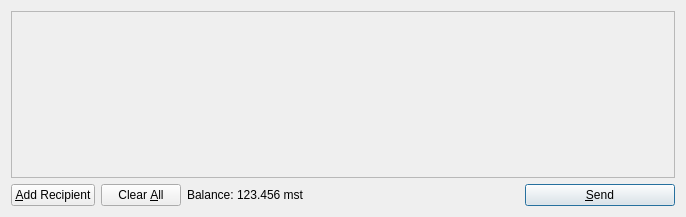
<?xml version="1.0" encoding="UTF-8"?>
<ui version="4.0">
 <class>SendCoinsDialog</class>
 <widget class="QDialog" name="SendCoinsDialog">
  <property name="geometry">
   <rect>
    <x>0</x>
    <y>0</y>
    <width>686</width>
    <height>217</height>
   </rect>
  </property>
  <property name="windowTitle">
   <string>Send Coins</string>
  </property>
  <layout class="QVBoxLayout" name="verticalLayout">
   <item>
    <widget class="QScrollArea" name="scrollArea">
     <property name="widgetResizable">
      <bool>true</bool>
     </property>
     <widget class="QWidget" name="scrollAreaWidgetContents">
      <property name="geometry">
       <rect>
        <x>0</x>
        <y>0</y>
        <width>666</width>
        <height>165</height>
       </rect>
      </property>
      <layout class="QVBoxLayout" name="verticalLayout_2">
       <property name="margin">
        <number>0</number>
       </property>
       <item>
        <layout class="QVBoxLayout" name="entries">
         <property name="spacing">
          <number>6</number>
         </property>
        </layout>
       </item>
       <item>
        <spacer name="verticalSpacer">
         <property name="orientation">
          <enum>Qt::Vertical</enum>
         </property>
         <property name="sizeHint" stdset="0">
          <size>
           <width>20</width>
           <height>40</height>
          </size>
         </property>
        </spacer>
       </item>
      </layout>
     </widget>
    </widget>
   </item>
   <item>
    <layout class="QHBoxLayout" name="horizontalLayout">
     <item>
      <widget class="QPushButton" name="addButton">
       <property name="toolTip">
        <string>Send to multiple recipients at once</string>
       </property>
       <property name="text">
        <string>&amp;Add Recipient</string>
       </property>
       <property name="icon">
        <iconset resource="../bitcoin.qrc">
         <normaloff>:/icons/add</normaloff>:/icons/add</iconset>
       </property>
       <property name="autoDefault">
        <bool>false</bool>
       </property>
      </widget>
     </item>
     <item>
      <widget class="QPushButton" name="clearButton">
       <property name="sizePolicy">
        <sizepolicy hsizetype="Minimum" vsizetype="Fixed">
         <horstretch>0</horstretch>
         <verstretch>0</verstretch>
        </sizepolicy>
       </property>
       <property name="toolTip">
        <string>Remove all transaction fields</string>
       </property>
       <property name="text">
        <string>Clear &amp;All</string>
       </property>
       <property name="icon">
        <iconset resource="../bitcoin.qrc">
         <normaloff>:/icons/remove</normaloff>:/icons/remove</iconset>
       </property>
       <property name="autoRepeatDelay">
        <number>300</number>
       </property>
       <property name="autoDefault">
        <bool>false</bool>
       </property>
      </widget>
     </item>
     <item>
      <layout class="QHBoxLayout" name="horizontalLayout_2">
       <property name="spacing">
        <number>3</number>
       </property>
       <item>
        <widget class="QLabel" name="label">
         <property name="text">
          <string>Balance:</string>
         </property>
        </widget>
       </item>
       <item>
        <widget class="QLabel" name="labelBalance">
         <property name="cursor">
          <cursorShape>IBeamCursor</cursorShape>
         </property>
         <property name="text">
          <string>123.456 mst</string>
         </property>
         <property name="textInteractionFlags">
          <set>Qt::LinksAccessibleByMouse|Qt::TextSelectableByKeyboard|Qt::TextSelectableByMouse</set>
         </property>
        </widget>
       </item>
      </layout>
     </item>
     <item>
      <spacer name="horizontalSpacer">
       <property name="orientation">
        <enum>Qt::Horizontal</enum>
       </property>
       <property name="sizeHint" stdset="0">
        <size>
         <width>40</width>
         <height>20</height>
        </size>
       </property>
      </spacer>
     </item>
     <item>
      <widget class="QPushButton" name="sendButton">
       <property name="minimumSize">
        <size>
         <width>150</width>
         <height>0</height>
        </size>
       </property>
       <property name="toolTip">
        <string>Confirm the send action</string>
       </property>
       <property name="text">
        <string>&amp;Send</string>
       </property>
       <property name="icon">
        <iconset resource="../bitcoin.qrc">
         <normaloff>:/icons/send</normaloff>:/icons/send</iconset>
       </property>
       <property name="default">
        <bool>true</bool>
       </property>
      </widget>
     </item>
    </layout>
   </item>
  </layout>
 </widget>
 <resources>
  <include location="../bitcoin.qrc"/>
 </resources>
 <connections/>
</ui>
